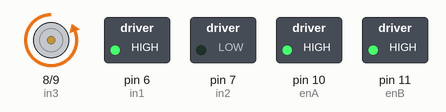
This sketch was run on a simulated Arduino Uno, built with avr-gcc and run on an emulated ATmega328P. Parts: motor-driver pin pairs drawn as motors (green arrow = first pin HIGH = forward, orange = second pin HIGH = backward, longer = more drive), switched loads named in the sketch (green lamp = pin HIGH).

Above: at 2.5 s.
At 7.5 s:
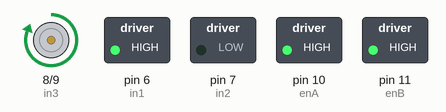
Timing chart, 0 to 11.5 s (numbered marks = the images above):
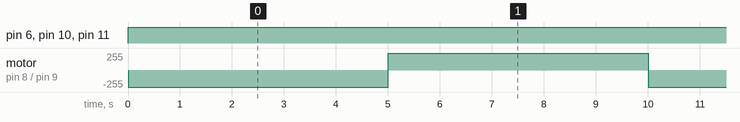

Measured:
- by itself, pin 6 (in1), pin 10 (enA), pin 11 (enB): LOW → HIGH at 0.00 s
- by itself, motor on pin 8 (in3) / pin 9 (in4): alternates forward 255/255 for 5.0 s and backward 255/255 for 5.0 s

The sketch:

4_2_hfg_offenbach_robotik_lab_dc_motors_l298n.ino
```cpp
int enA = 10;
int in1 =  6;
int in2 =  7;


int enB = 11;
int in3 = 8;
int in4 =  9;


void setup() {
  pinMode(enA, OUTPUT);
  pinMode(in1, OUTPUT);
  pinMode(in2, OUTPUT);
  pinMode(enB, OUTPUT);
  pinMode(in3, OUTPUT);
  pinMode(in4, OUTPUT);
}

void loop() {

  analogWrite(enA, 255);
  digitalWrite(in1, HIGH);
  digitalWrite(in2, LOW);
  analogWrite(enB, 255);
  digitalWrite(in3, LOW);
  digitalWrite(in4, HIGH);
  delay(5000);
  //Reverse direction
  digitalWrite(in1, HIGH);
  digitalWrite(in2, LOW);
  analogWrite(enB, 255);
  digitalWrite(in3, HIGH);
  digitalWrite(in4, LOW);
  delay(5000);
}
```
